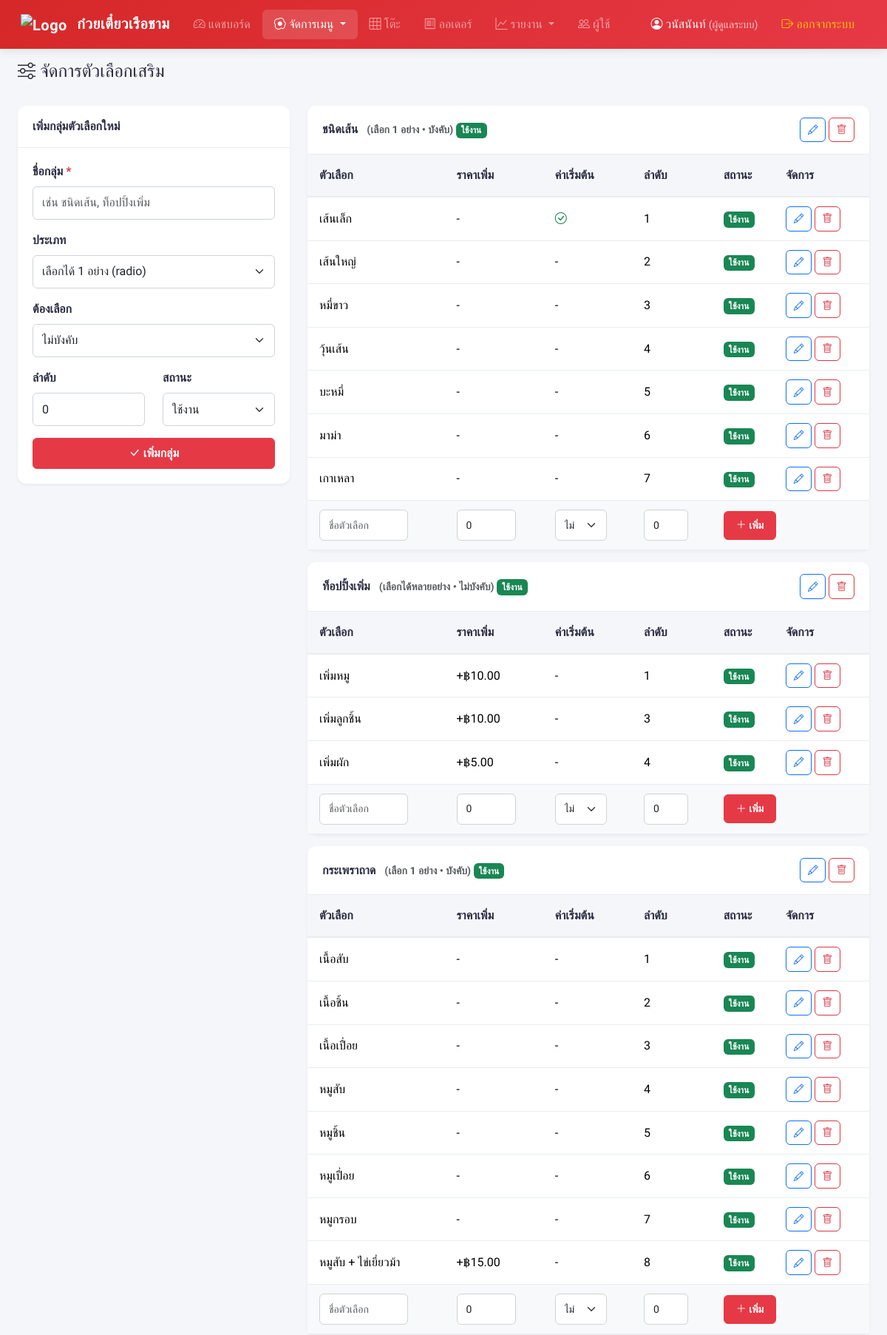
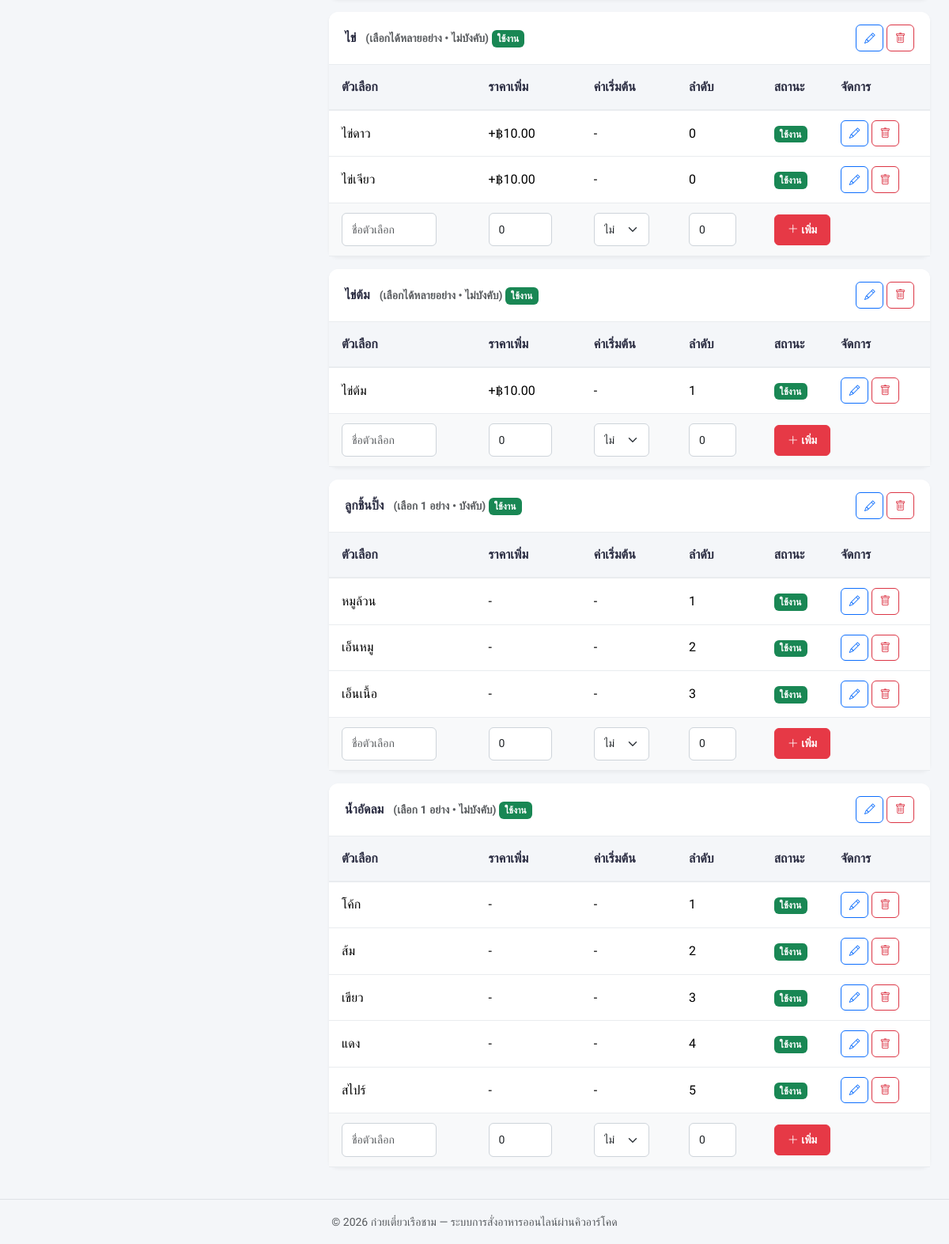
The page /admin/options.php (signed in) on the database its author committed (2 pictures, top to bottom).
### tables this page shows
CREATE TABLE `option_groups` (
  `id` int(11) NOT NULL,
  `name` varchar(100) NOT NULL,
  `type` enum('single','multiple') NOT NULL DEFAULT 'single' COMMENT 'single=เลือกได้ 1, multiple=เลือกได้หลายอย่าง',
  `required` tinyint(1) NOT NULL DEFAULT 0 COMMENT 'ต้องเลือกหรือไม่',
  `sort_order` int(11) NOT NULL DEFAULT 0,
  `status` enum('active','inactive') NOT NULL DEFAULT 'active',
  `created_at` timestamp NOT NULL DEFAULT current_timestamp()
);

CREATE TABLE `option_choices` (
  `id` int(11) NOT NULL,
  `group_id` int(11) NOT NULL,
  `name` varchar(100) NOT NULL,
  `extra_price` decimal(8,2) NOT NULL DEFAULT 0.00 COMMENT 'ราคาเพิ่ม (0 = ไม่คิดเพิ่ม)',
  `is_default` tinyint(1) NOT NULL DEFAULT 0 COMMENT 'เลือกเป็นค่าเริ่มต้น',
  `sort_order` int(11) NOT NULL DEFAULT 0,
  `status` enum('active','inactive') NOT NULL DEFAULT 'active',
  `created_at` timestamp NOT NULL DEFAULT current_timestamp()
);

### admin/options.php (the view, shortened to what this page needs)
<?php
require_once __DIR__ . '/../config/db.php';
require_once __DIR__ . '/../includes/functions.php';
$groups = $pdo->query("SELECT * FROM option_groups ORDER BY sort_order, id")->fetchAll();
$allChoices = $pdo->query("SELECT * FROM option_choices ORDER BY sort_order, id")->fetchAll();
$choicesByGroup = [];
foreach ($allChoices as $c) {
    $choicesByGroup[$c['group_id']][] = $c;
}
$editGroup = null;
$editChoice = null;
require_once __DIR__ . '/../includes/header.php';
?>
<div class="d-flex justify-content-between align-items-center mb-4">
    <h4><i class="bi bi-sliders"></i> จัดการตัวเลือกเสริม</h4>
</div>
<div class="row">
    <div class="col-md-4">
        <div class="card mb-3">
            <div class="card-header bg-white">
                <?= $editGroup ? 'แก้ไขกลุ่มตัวเลือก' : 'เพิ่มกลุ่มตัวเลือกใหม่' ?>
            </div>
            <div class="card-body">
                <form method="POST" action="option_action.php">
                    <div class="mb-3">
                        <label class="form-label">ชื่อกลุ่ม <span class="text-danger">*</span></label>
                        <input type="text" name="name" class="form-control" required
                               value="<?= e($editGroup['name'] ?? '') ?>"
                               placeholder="เช่น ชนิดเส้น, ท็อปปิ้งเพิ่ม">
                    </div>
                    <div class="mb-3">
                        <label class="form-label">ประเภท</label>
                        <select name="type" class="form-select">
                            <option value="single" <?= ($editGroup['type'] ?? '') === 'single' ? 'selected' : '' ?>>เลือกได้ 1 อย่าง (radio)</option>
                        </select>
                    </div>
                    <div class="mb-3">
                        <label class="form-label">ต้องเลือก</label>
                        <select name="required" class="form-select">
                            <option value="0" <?= ($editGroup['required'] ?? 0) == 0 ? 'selected' : '' ?>>ไม่บังคับ</option>
                        </select>
                    </div>
                    <div class="row">
                        <div class="col-6">
                            <div class="mb-3">
                                <label class="form-label">ลำดับ</label>
                                <input type="number" name="sort_order" class="form-control"
                                       value="<?= e($editGroup['sort_order'] ?? '0') ?>">
                            </div>
                        </div>
                        <div class="col-6">
                            <div class="mb-3">
                                <label class="form-label">สถานะ</label>
                                <select name="status" class="form-select">
                                    <option value="active" <?= ($editGroup['status'] ?? '') === 'active' ? 'selected' : '' ?>>ใช้งาน</option>
                                </select>
                            </div>
                        </div>
                    </div>
                    <button type="submit" class="btn btn-danger w-100">
                        <i class="bi bi-check-lg"></i> <?= $editGroup ? 'บันทึกการแก้ไข' : 'เพิ่มกลุ่ม' ?>
                    </button>
                </form>
            </div>
        </div>
    </div>
    <div class="col-md-8">
        <?php foreach ($groups as $g): ?>
        <div class="card mb-3">
            <div class="card-header bg-white d-flex justify-content-between align-items-center">
                <div>
                    <strong><?= e($g['name']) ?></strong>
                    <small class="text-muted ms-2">
                        (<?= $g['type'] === 'single' ? 'เลือก 1 อย่าง' : 'เลือกได้หลายอย่าง' ?>
                        <?= $g['required'] ? '• บังคับ' : '• ไม่บังคับ' ?>)
                    </small>
                    <?= statusBadge($g['status']) ?>
                </div>
                <div>
                    <a href="options.php?edit_group=<?= $g['id'] ?>" class="btn btn-sm btn-outline-primary btn-action">
                        <i class="bi bi-pencil"></i>
                    </a>
                    <form method="POST" action="option_action.php" class="d-inline">
                        <button class="btn btn-sm btn-outline-danger btn-action btn-delete">
                            <i class="bi bi-trash"></i>
                        </button>
                    </form>
                </div>
            </div>
            <div class="card-body p-0">
                <table class="table table-sm table-hover mb-0 align-middle">
                    <thead class="table-light">
                        <tr>
                            <th class="ps-3">ตัวเลือก</th>
                            <th>ราคาเพิ่ม</th>
                            <th>ค่าเริ่มต้น</th>
                            <th>ลำดับ</th>
                            <th>สถานะ</th>
                            <th>จัดการ</th>
                        </tr>
                    </thead>
                    <tbody>
                        <?php if (isset($choicesByGroup[$g['id']])): ?>
                            <?php foreach ($choicesByGroup[$g['id']] as $c): ?>
                            <tr>
                                <td class="ps-3">
                                    <?php if ($editChoice && $editChoice['id'] == $c['id']): ?>
                                        <form method="POST" action="option_action.php" class="d-flex align-items-center gap-2">
                                            <?= csrfField() ?>
                                            <input type="hidden" name="action" value="update_choice">
                                            <input type="hidden" name="id" value="<?= $c['id'] ?>">
                                            <input type="hidden" name="group_id" value="<?= $c['group_id'] ?>">
                                            <input type="text" name="name" class="form-control form-control-sm" value="<?= e($c['name']) ?>" required style="width:120px;">
                                    <?php else: ?>
                                        <?= e($c['name']) ?>
                                    <?php endif; ?>
                                </td>
                                <td>
                                    <?php if ($editChoice && $editChoice['id'] == $c['id']): ?>
                                        <input type="number" name="extra_price" class="form-control form-control-sm" step="0.01" min="0" value="<?= $c['extra_price'] ?>" style="width:80px;">
                                    <?php else: ?>
                                        <?= $c['extra_price'] > 0 ? '+' . formatPrice($c['extra_price']) : '-' ?>
                                    <?php endif; ?>
                                </td>
                                <td>
                                    <?php if ($editChoice && $editChoice['id'] == $c['id']): ?>
                                        <select name="is_default" class="form-select form-select-sm" style="width:70px;">
                                            <option value="0" <?= !$c['is_default'] ? 'selected' : '' ?>>ไม่</option>
                                            <option value="1" <?= $c['is_default'] ? 'selected' : '' ?>>ใช่</option>
                                        </select>
                                    <?php else: ?>
                                        <?= $c['is_default'] ? '<i class="bi bi-check-circle text-success"></i>' : '-' ?>
                                    <?php endif; ?>
                                </td>
                                <td>
                                    <?php if ($editChoice && $editChoice['id'] == $c['id']): ?>
                                        <input type="number" name="sort_order" class="form-control form-control-sm" value="<?= $c['sort_order'] ?>" style="width:60px;">
                                    <?php else: ?>
                                        <?= $c['sort_order'] ?>
                                    <?php endif; ?>
                                </td>
                                <td>
                                    <?php if ($editChoice && $editChoice['id'] == $c['id']): ?>
                                        <select name="status" class="form-select form-select-sm" style="width:90px;">
                                            <option value="active" <?= $c['status'] === 'active' ? 'selected' : '' ?>>ใช้งาน</option>
                                            <option value="inactive" <?= $c['status'] === 'inactive' ? 'selected' : '' ?>>ปิด</option>
                                        </select>
                                    <?php else: ?>
                                        <?= statusBadge($c['status']) ?>
                                    <?php endif; ?>
                                </td>
                                <td>
                                    <?php if ($editChoice && $editChoice['id'] == $c['id']): ?>
                                            <button type="submit" class="btn btn-sm btn-success btn-action"><i class="bi bi-check-lg"></i></button>
                                            <a href="options.php" class="btn btn-sm btn-secondary btn-action"><i class="bi bi-x-lg"></i></a>
                                        </form>
                                    <?php else: ?>
                                        <a href="options.php?edit_choice=<?= $c['id'] ?>" class="btn btn-sm btn-outline-primary btn-action">
                                            <i class="bi bi-pencil"></i>
                                        </a>
                                        <form method="POST" action="option_action.php" class="d-inline">
                                            <button class="btn btn-sm btn-outline-danger btn-action btn-delete">
                                                <i class="bi bi-trash"></i>
                                            </button>
                                        </form>
                                    <?php endif; ?>
                                </td>
                            </tr>
                            <?php endforeach; ?>
                        <?php endif; ?>
                        <tr class="table-light">
                            <form method="POST" action="option_action.php">
                                <td class="ps-3">
                                    <input type="text" name="name" class="form-control form-control-sm" placeholder="ชื่อตัวเลือก" required style="width:120px;">
                                </td>
                                <td>
                                    <input type="number" name="extra_price" class="form-control form-control-sm" step="0.01" min="0" value="0" style="width:80px;">
                                </td>
                                <td>
                                    <select name="is_default" class="form-select form-select-sm" style="width:70px;">
                                        <option value="0">ไม่</option>
                                    </select>
                                </td>
                                <td>
                                    <input type="number" name="sort_order" class="form-control form-control-sm" value="0" style="width:60px;">
                                </td>
                                <td colspan="2">
                                    <button type="submit" class="btn btn-sm btn-danger">
                                        <i class="bi bi-plus-lg"></i> เพิ่ม
                                    </button>
                                </td>
                            </form>
                        </tr>
                    </tbody>
                </table>
            </div>
        </div>
        <?php endforeach; ?>
    </div>
</div>
<?php require_once __DIR__ . '/../includes/footer.php'; ?>

### includes/functions.php (shortened to what this page needs)
<?php
function formatPrice($price) {
    return '฿' . number_format($price, 2);
}
function e($string) {
    return htmlspecialchars($string ?? '', ENT_QUOTES, 'UTF-8');
}
function statusBadge($status) {
    $map = [
        'pending'   => 'warning',
        'cooking'   => 'info',
        'ready'     => 'success',
        'served'    => 'primary',
        'completed' => 'secondary',
        'cancelled' => 'danger',
        'available' => 'success',
        'sold_out'  => 'danger',
        'occupied'  => 'warning',
        'active'    => 'success',
        'inactive'  => 'secondary',
    ];
    $color = $map[$status] ?? 'secondary';
    $labels = array_merge(ORDER_STATUSES, [
        'available' => 'พร้อมขาย',
        'sold_out'  => 'ของหมด',
        'occupied'  => 'มีลูกค้า',
        'active'    => 'ใช้งาน',
        'inactive'  => 'ปิดใช้งาน',
    ]);
    $label = $labels[$status] ?? $status;
    return "<span class='badge bg-{$color}'>{$label}</span>";
}

### assets/css/style.css (style rules this page uses)
:root { --primary-color: #e63946; --primary-dark: #d62828; --primary-light: #f8edeb; --secondary-color: #457b9d; --accent-color: #f4a261; --bg-color: #f4f6f9; --card-bg: #ffffff; --text-main: #2b2d42; --text-muted: #6c757d; --border-color: #e9ecef; --shadow-sm: 0 2px 4px rgba(0, 0, 0, 0.05); --shadow-md: 0 4px 12px rgba(0, 0, 0, 0.08); --shadow-lg: 0 8px 24px rgba(0, 0, 0, 0.12); --radius-sm: 6px; --radius-md: 12px; --radius-lg: 20px; }
* { font-family: 'Sarabun', sans-serif; }
body { background-color: var(--bg-color); color: var(--text-main); min-height: 100vh; }
.card { border: none; border-radius: var(--radius-md); box-shadow: var(--shadow-sm); transition: box-shadow 0.3s ease; margin-bottom: 1.5rem; }
.card-header { font-weight: 700; background-color: var(--card-bg); border-bottom: 1px solid var(--border-color); border-top-left-radius: var(--radius-md) !important; border-top-right-radius: var(--radius-md) !important; padding: 1rem 1.25rem; color: var(--text-main); }
.card-body { padding: 1.25rem; }
.table { margin-bottom: 0; }
.table th { white-space: nowrap; font-weight: 700; background: var(--bg-color); color: var(--text-main); border-bottom: 2px solid var(--border-color); padding: 1rem 0.75rem; }
.table td { vertical-align: middle; padding: 0.75rem; border-bottom: 1px solid var(--border-color); }
.table tbody tr { transition: background-color 0.2s; }
.badge { font-weight: 600; padding: 0.4em 0.6em; border-radius: var(--radius-sm); }
.btn { font-weight: 600; border-radius: var(--radius-sm); padding: 0.5rem 1rem; transition: all 0.2s; }
.btn-danger { background-color: var(--primary-color); border-color: var(--primary-color); }
.btn-action { padding: .35rem .6rem; font-size: .85rem; border-radius: var(--radius-sm); }
.form-label { font-weight: 600; color: var(--text-main); margin-bottom: 0.5rem; }
.form-control, .form-select { border-radius: var(--radius-sm); border: 1px solid #ced4da; padding: 0.6rem 0.75rem; transition: border-color 0.15s ease-in-out, box-shadow 0.15s ease-in-out; }

### rows shown on the page
option_groups: name "ชนิดเส้น", type "เลือก 1 อย่าง", required "• บังคับ", status "ใช้งาน"
option_choices: name "เส้นเล็ก", is_default 1 (drawn), sort_order "1", status "ใช้งาน"
option_choices: name "เส้นใหญ่", sort_order "2", status "ใช้งาน"
option_choices: name "หมี่ขาว", sort_order "3", status "ใช้งาน"
option_choices: name "วุ้นเส้น", sort_order "4", status "ใช้งาน"
option_choices: name "บะหมี่", sort_order "5", status "ใช้งาน"
option_choices: name "มาม่า", sort_order "6", status "ใช้งาน"
option_choices: name "เกาเหลา", sort_order "7", status "ใช้งาน"
option_groups: name "ท็อปปิ้งเพิ่ม", type "เลือกได้หลายอย่าง", required "• ไม่บังคับ", status "ใช้งาน"
option_choices: name "เพิ่มหมู", extra_price "฿10.00", sort_order "1", status "ใช้งาน"
option_choices: name "เพิ่มลูกชิ้น", extra_price "฿10.00", sort_order "3", status "ใช้งาน"
option_choices: name "เพิ่มผัก", extra_price "฿5.00", sort_order "4", status "ใช้งาน"
option_groups: name "กระเพราถาด", type "เลือก 1 อย่าง", required "• บังคับ", status "ใช้งาน"
option_choices: name "เนื้อสับ", sort_order "1", status "ใช้งาน"
option_choices: name "เนื้อชิ้น", sort_order "2", status "ใช้งาน"
option_choices: name "เนื้อเปื่อย", sort_order "3", status "ใช้งาน"
option_choices: name "หมูสับ", sort_order "4", status "ใช้งาน"
option_choices: name "หมูชิ้น", sort_order "5", status "ใช้งาน"
option_choices: name "หมูเปื่อย", sort_order "6", status "ใช้งาน"
option_choices: name "หมูกรอบ", sort_order "7", status "ใช้งาน"
option_choices: name "หมูสับ + ไข่เยี่ยวม้า", extra_price "฿15.00", sort_order "8", status "ใช้งาน"
option_groups: name "ไข่", type "เลือกได้หลายอย่าง", required "• ไม่บังคับ", status "ใช้งาน"
option_choices: name "ไข่ดาว", extra_price "฿10.00", sort_order "0", status "ใช้งาน"
option_choices: name "ไข่เจียว", extra_price "฿10.00", sort_order "0", status "ใช้งาน"
option_groups: name "ไข่ต้ม", type "เลือกได้หลายอย่าง", required "• ไม่บังคับ", status "ใช้งาน"
option_choices: name "ไข่ต้ม", extra_price "฿10.00", sort_order "1", status "ใช้งาน"
option_groups: name "ลูกชิ้นปิ้ง", type "เลือก 1 อย่าง", required "• บังคับ", status "ใช้งาน"
option_choices: name "หมูล้วน", sort_order "1", status "ใช้งาน"
option_choices: name "เอ็นหมู", sort_order "2", status "ใช้งาน"
option_choices: name "เอ็นเนื้อ", sort_order "3", status "ใช้งาน"
option_groups: name "น้ำอัดลม", type "เลือก 1 อย่าง", required "• ไม่บังคับ", status "ใช้งาน"
option_choices: name "โค้ก", sort_order "1", status "ใช้งาน"
option_choices: name "ส้ม", sort_order "2", status "ใช้งาน"
option_choices: name "เขียว", sort_order "3", status "ใช้งาน"
option_choices: name "แดง", sort_order "4", status "ใช้งาน"
option_choices: name "สไปร์", sort_order "5", status "ใช้งาน"

### other values the page prints
SITE_NAME "ก๋วยเตี๋ยวเรือชาม"
$user['fullname'] "วนัสนันท์"
ROLE_NAMES[$user['role']] "ผู้ดูแลระบบ"
